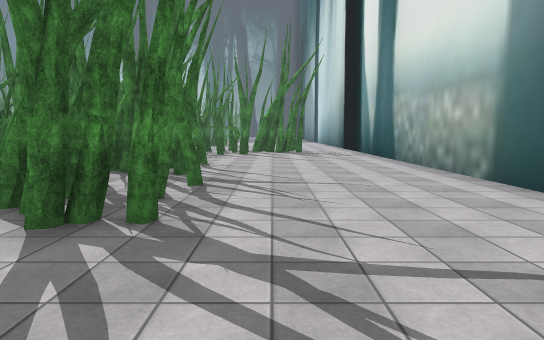
View 1 (above)

24 first-person views from a walk through a scene from a Unity 3-D project. The camera is 1.5 m above the floor, tilts 6° down and sees 75° across. The floor is counted in squares, 2 m on a side. Each view is taken from the middle of a square. On the plan, view 1 faces up. The plan holds only what a view shows up to about 11 squares ahead; the rest is blank. The place goes on beyond the plan. The player is left out. Some surface patterns are stand-ins.

View 2
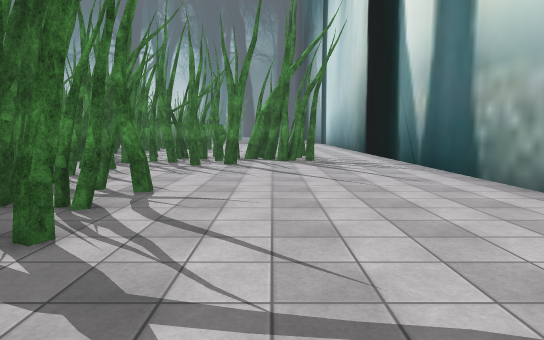

View 3
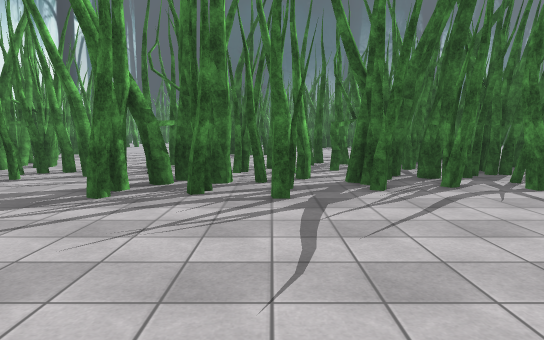

View 4
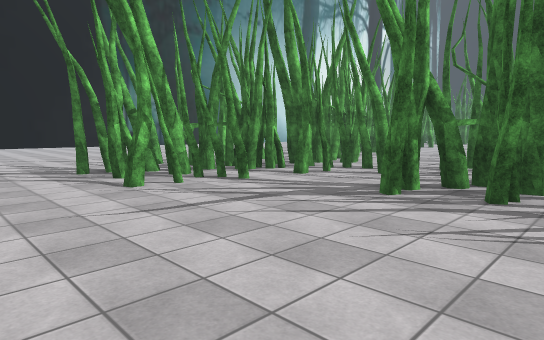

View 5
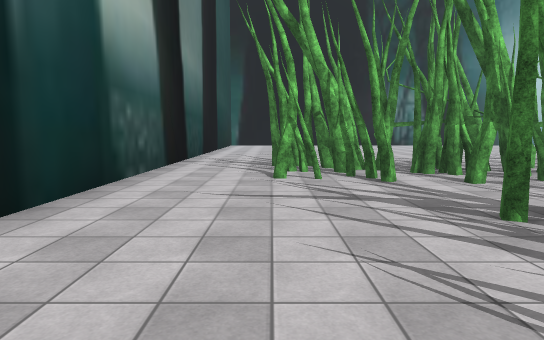

View 6
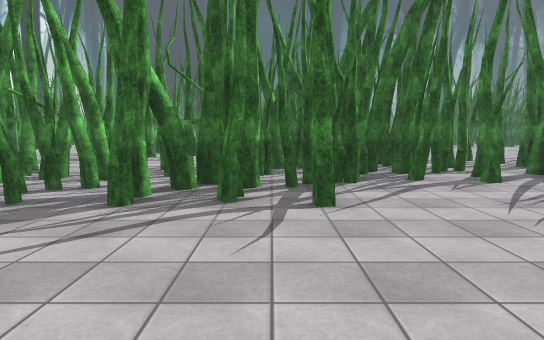

View 7
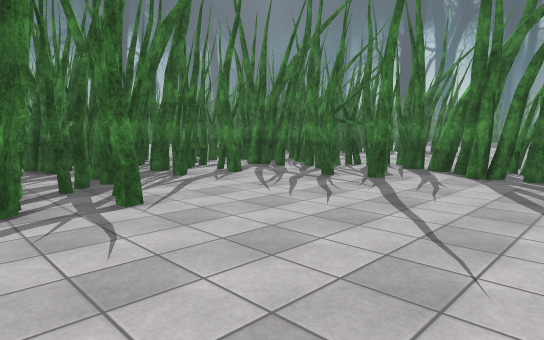

View 8
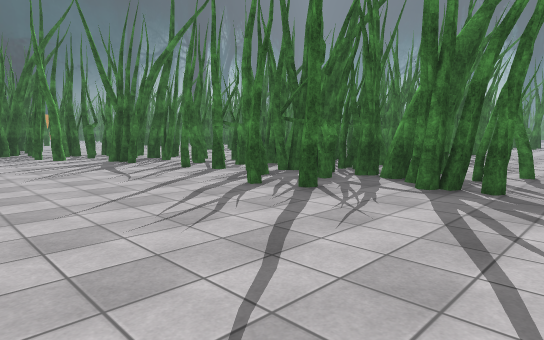

View 9
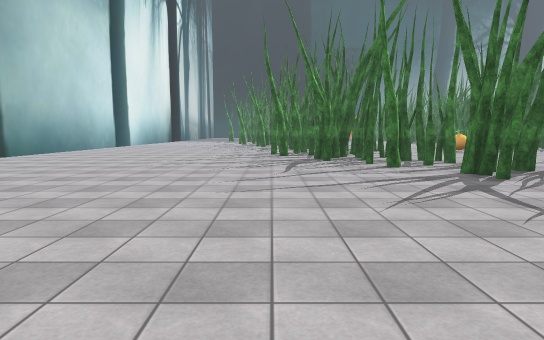

View 10
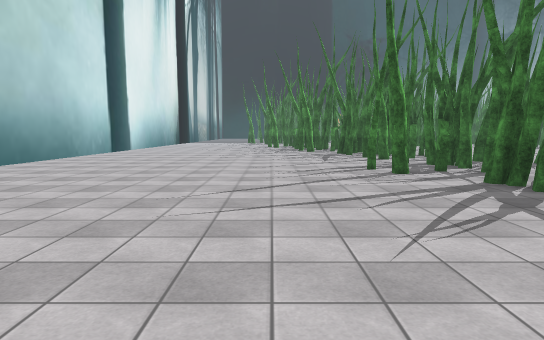

View 11
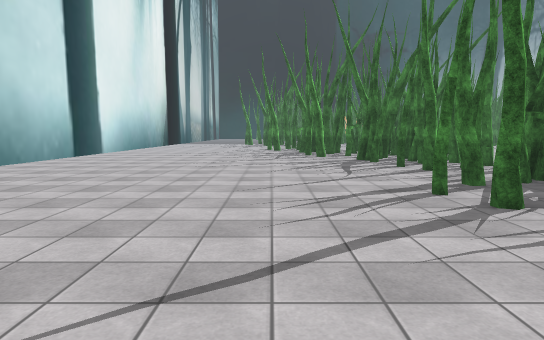

View 12
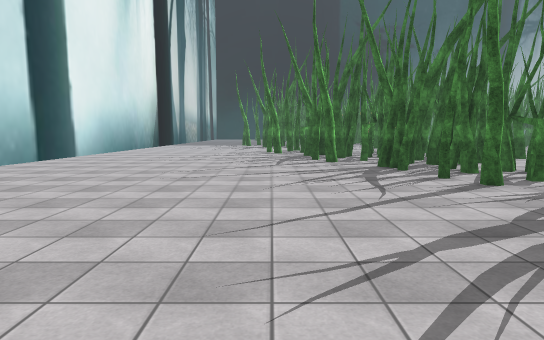

View 13
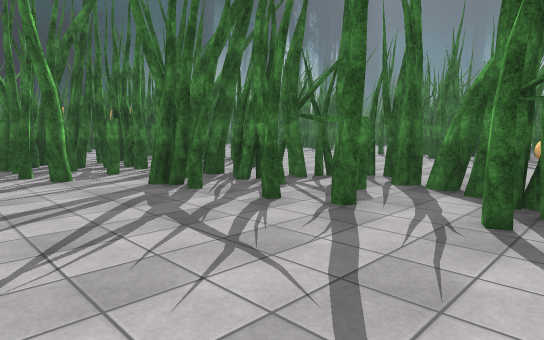

View 14
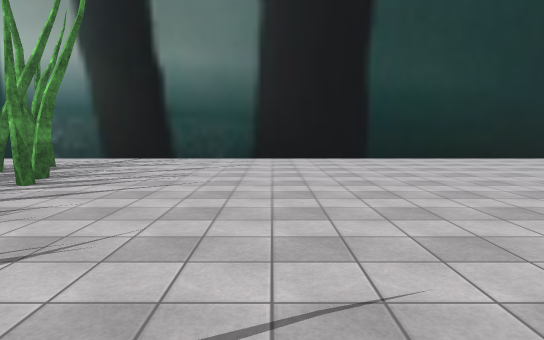

View 15
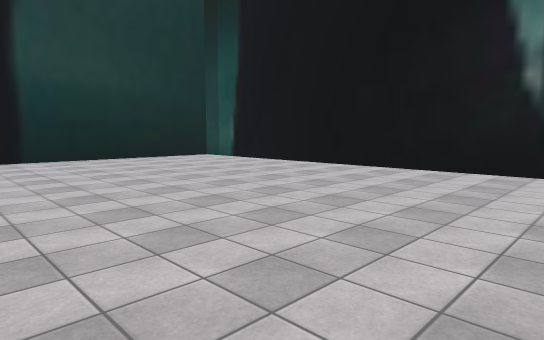

View 16
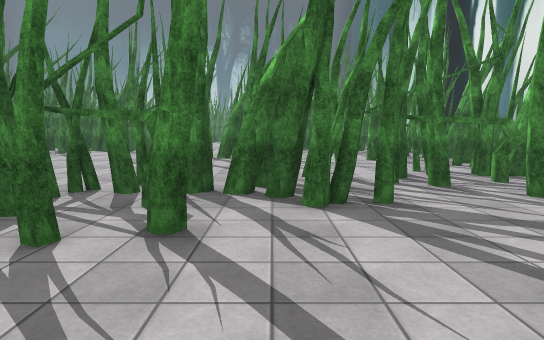

View 17
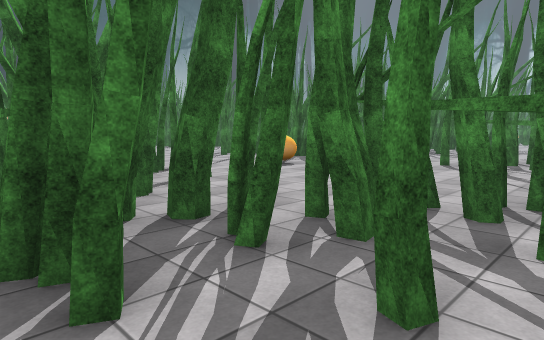

View 18
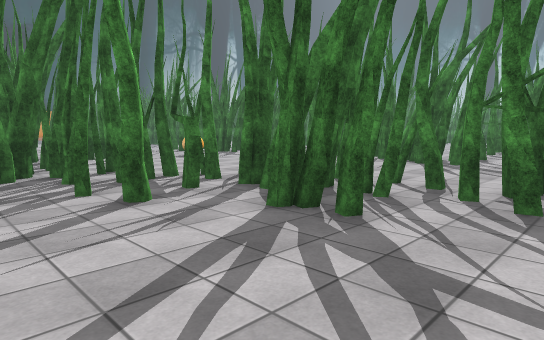

View 19
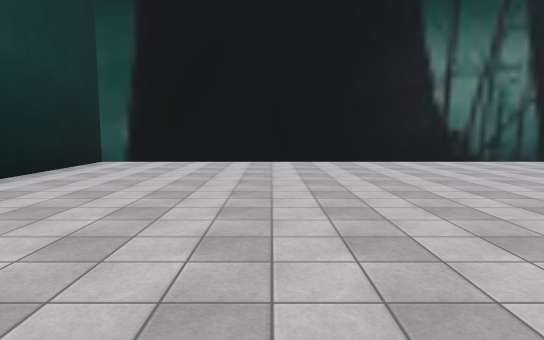

View 20
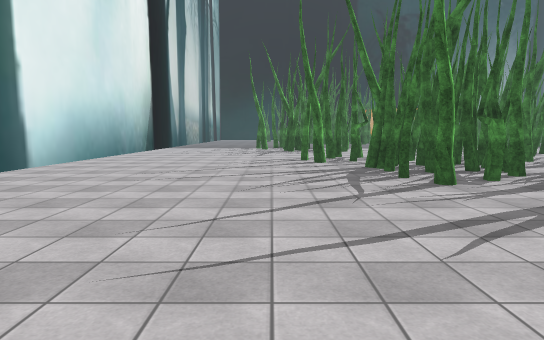

View 21
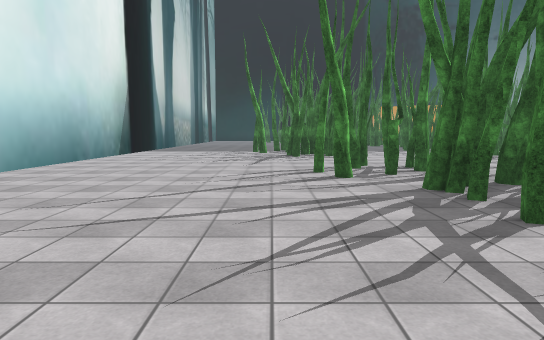

View 22
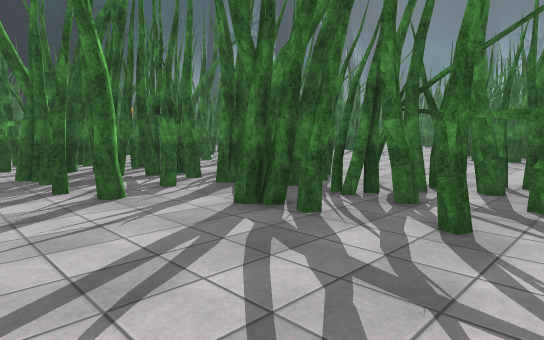

View 23
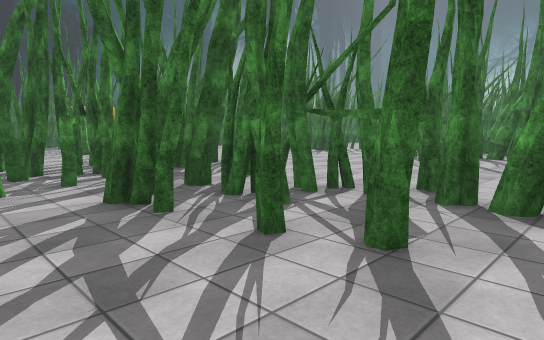

View 24
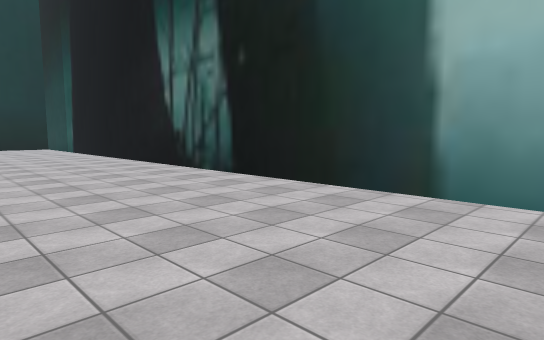

### Floor plan
Key: @ floor where view 1 was taken; # wall or solid block; x gap in a wall; . floor; / step, stairs or slope; O other object.
Columns run from 29 left of view 1 to 4 right of it. Each row starts with its distance up from view 1.
 15                         OO.OOOO..#
 14                       OOOOOOOOO..#
 13                      O.OOO# O....#
 12                        .O..OO....#
 11                       OOOO.......#
 10                      OOOOO.......#
  9                     OOOOOO.O.....#
  8                     O  OOOOO.....#
  7                      O..OOO......#
  6                      ..O.OOO.....#
  5             O       OO...OOOO....#
  4           OOOO  ..OOOO..OOOOO....#
  3          OOOOO ..O.O.O..OOOOO....#
  2           .O.. ....O......O......#
  1        ...O..............OOO.....#
  0        .......O.........OOOOO@O..#
 -1    O    .............OOOOOOOOOO..#
 -2   O.. OOO....O.....OOOOO.OOOOOO..#
 -3  OOOOOOO....OOOO.OOOOOO.OO..O....#
 -4  O..OO.O.OOOOOOOOOO.O............#
 -5   ..OOOOOOOOOO/OOO...............#
 -6  ...O OOOOOOOOxOO.O..............#
 -7 ....OOOO........O................#
 -8 O..O.OO.OO.......................#
 -9 O...OO...........................#
-10 .................................#
-11 .................................#
-12 .................................#
-13 .................................#
-14 .................................#
-15 .................................x
-16 ##################################

Where each view was taken, in squares from view 1:
view 1: 0 up, 0 right, facing up
view 2: 4 up, 0 right, facing up
view 3: 5 up, 3 right, facing left
view 4: 5 up, 3 right, facing down-left
view 5: 6 up, 1 right, facing down
view 6: 8 up, 2 right, facing left
view 7: 7 up, 2 right, facing up-left
view 8: 7 down, 2 right, facing up-left
view 9: 7 down, 1 left, facing left
view 10: 9 down, 6 left, facing left
view 11: 9 down, 9 left, facing left
view 12: 9 down, 11 left, facing left
view 13: 9 down, 14 left, facing up-left
view 14: 7 down, 7 left, facing right
view 15: 8 down, 7 left, facing down-right
view 16: 7 down, 8 left, facing up
view 17: 6 down, 9 left, facing up-left
view 18: 6 down, 5 left, facing up-left
view 19: 6 down, 1 left, facing down
view 20: 10 down, 15 left, facing left
view 21: 10 down, 18 left, facing left
view 22: 9 down, 16 left, facing up-left
view 23: 8 down, 15 left, facing up-left
view 24: 11 down, 15 left, facing down-right
